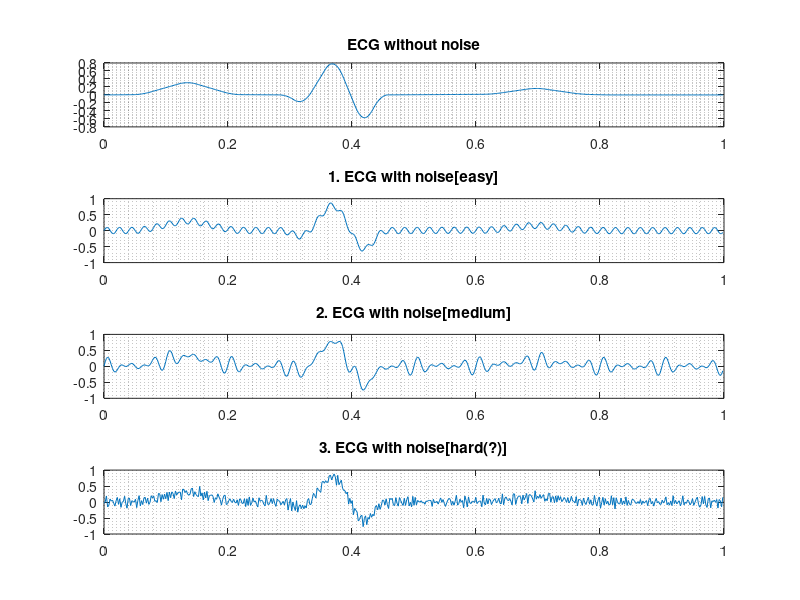

The MATLAB script that drew this image: (Note: this script raises an error after producing the figure.)
%Loading of the ecgdata
ecgdata = load('ecgdata2.dat', '-mat');

%extracting the ecgdata into seperate workspace entities
ecg_raw = ecgdata.ecg3;
ecg_noised1 = ecgdata.sig1;
ecg_noised2 = ecgdata.sig2;
ecg_noised3 = ecgdata.sig3;
ecg_t = ecgdata.t;
ecg_t_single_periode = ecg_t(1:512);
ecg_T = 1:512;

%plotting of the raw ecg, and the noised signals.
figure(1);
subplot(4, 1, 1);
plot(ecg_t_single_periode, ecg_raw(ecg_T));
grid minor
title('ECG without noise');

subplot(4, 1, 2);
plot(ecg_t_single_periode, ecg_noised1(ecg_T));
grid minor
title('1. ECG with noise[easy]');

subplot(4, 1, 3);
plot(ecg_t_single_periode, ecg_noised2(ecg_T));
grid minor
title('2. ECG with noise[medium]');

subplot(4, 1, 4);
plot(ecg_t_single_periode, ecg_noised3(ecg_T));
grid minor
title('3. ECG with noise[hard(?)]');

%Performing a DFT of the signals

%from assignment 2 we know that we need approximately N=60 for the DFT to
%accurately reconstruct the ECG signal.
DFT_ecg_raw = fft(ecg_raw(ecg_T), 120);
DFT_ecg_noised1 = fft(ecg_noised1(ecg_T));
DFT_ecg_noised2 = fft(ecg_noised2(ecg_T));
DFT_ecg_noised3 = fft(ecg_noised3(ecg_T));



%Working on the first of the noised signals

%applying the designed filter to the first signal.
%the filter was designed with the noise parameters estimated to be about
%A=0.1 and T_s = 0.02.
ecg_noised1_lowpass_filtered = filter(lowpass_designfilt, ecg_noised1);

%Canceling the delay caused by the filtering
delay = mean(grpdelay(lowpass_designfilt));
%From the above we see that the delay is 111, which is half the order of
%the filter.
ecg_noised1_lowpass_filtered_shifted = ecg_noised1_lowpass_filtered;
ecg_noised1_lowpass_filtered_shifted(1:delay) = [];
%ecg_noised1_lowpass_filtered_shifted = [ecg_noised1_lowpass_filtered_shifted zeros(1, 111)];
ecg_T_shifted = ecg_t(1:end-delay);



%plotting the results of the filtering
figure(2);
subplot(4, 1, 1);
plot(ecg_t_single_periode, ecg_raw(ecg_T));
grid minor
title('ECG signal without noise');

subplot(4, 1, 2);
plot(ecg_t_single_periode, ecg_noised1(ecg_T));
grid minor
title('1. ECG signal with noise');

subplot(4, 1, 3);
plot(ecg_t_single_periode, ecg_noised1_lowpass_filtered_shifted(ecg_T));
grid minor
title('Lowpass filtered 1. ECG with noise');

subplot(4, 1, 4);
plot(ecg_t_single_periode, ifft(DFT_ecg_noised1));
grid minor
title('1. ECG signal reconstructed after filtering');
